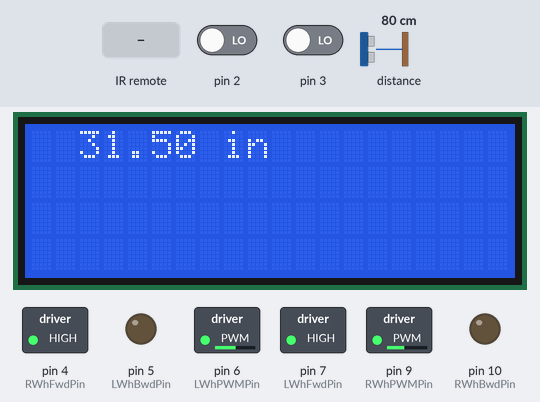
A sketch run on a simulated Arduino Uno, built with avr-gcc and run on an emulated ATmega328P. Shown: 20×4 character LCD, switched loads named in the sketch (green lamp = pin HIGH), output pins drawn as LEDs (lit = HIGH). Inputs (shaded band) come from the test bench; at power-on: distance to the obstacle 80 cm, pin 2 LOW, pin 3 LOW. What the sketch prints to the serial monitor is not drawn.

Above: at 1.2 s.
1.3 s: distance to the obstacle set to 23 cm
At 1.7 s:
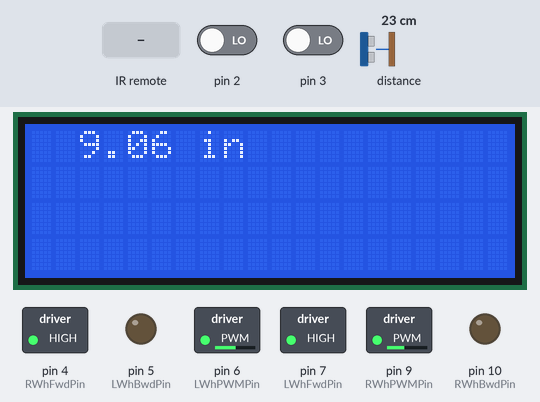
2.8 s: distance to the obstacle set to 19 cm
At 3.8 s:
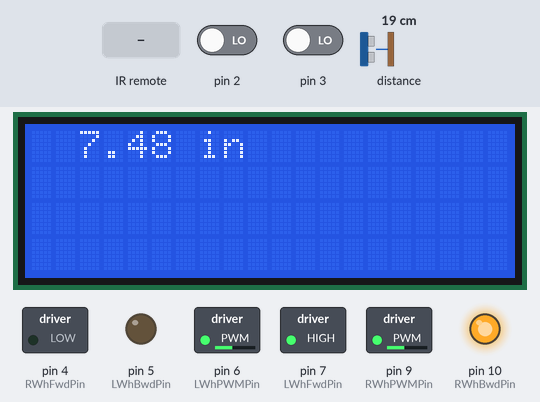
4.7 s: infrared code 0x46 received
At 4.88 s:
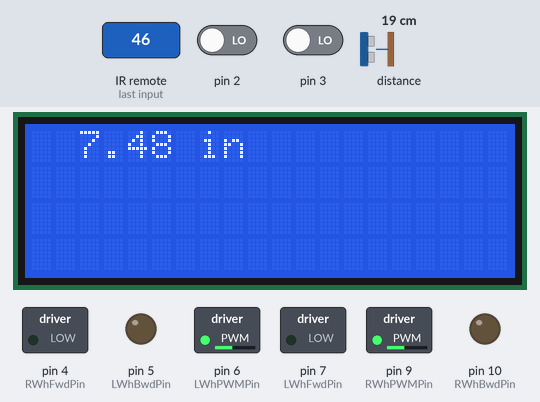
6.5 s: infrared code 0x15 received
At 7.4 s:
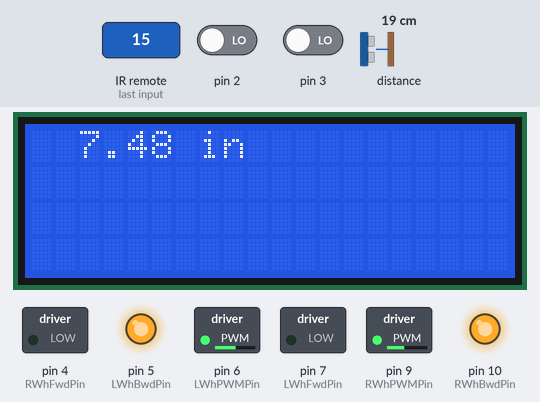
8.0 s: pin 2 driven HIGH
At 8.9 s:
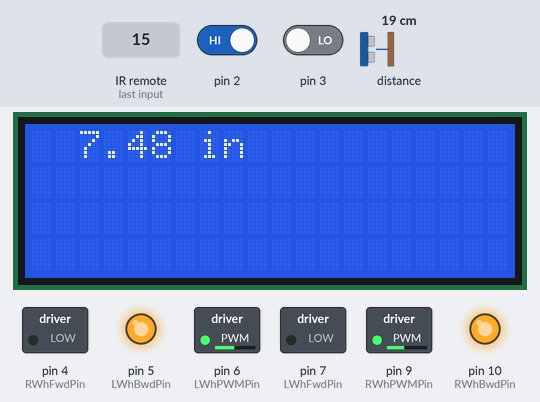
9.5 s: distance to the obstacle set to 2 cm
At 10.4 s:
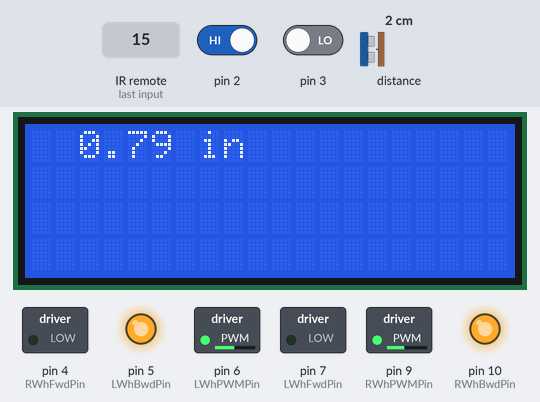
Timing chart, 0 to 12.0 s (numbered marks = the images above; inputs shaded):
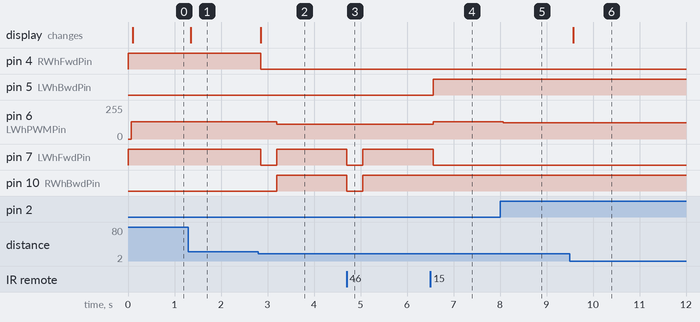

Measured:
- the behaviour switches between 21 and 20 cm on distance to the obstacle (found by bisection; images 1 and 2)
- after the input at 1.3 s, the display: changes after 0.05 s (image 1)
- after the input at 2.8 s, pin 4 (RWhFwdPin): HIGH → LOW after 0.06 s; pin 6 (LWhPWMPin): 130/255 → 110/255 after 0.40 s; pin 7 (LWhFwdPin): HIGH → LOW after 0.06 s, → HIGH 0.34 s later; pin 10 (RWhBwdPin): LOW → HIGH after 0.40 s; the display: changes after 0.06 s (image 2)
- after the input at 4.7 s, pin 7 (LWhFwdPin), pin 10 (RWhBwdPin): HIGH → LOW at once, → HIGH 0.34 s later
- after the input at 6.5 s, pin 5 (LWhBwdPin): LOW → HIGH after 0.06 s; pin 6 (LWhPWMPin): 110/255 → 130/255 after 0.06 s; pin 7 (LWhFwdPin): HIGH → LOW after 0.06 s
- after the input at 8.0 s, pin 6 (LWhPWMPin): 130/255 → 122/255 after 0.07 s
- after the input at 9.5 s, the display: changes after 0.08 s (image 6)

The sketch:

detectObstacles.ino
```cpp
/*
  WEEK 1: RUN WHEELS FWD + BWD
  WEEK 2: IR RECIEVER CONTROLLED FINITE STATE MACHINE (REMOTE CONTROL)
  WEEK 3: WHEEL ENCODERS AND P-CONTROLL
  WEEK 4: DETECT OBSTACLES, DISPLAY DISTANCE ON LCD, TURN 90 DEGREES WHEN TOO CLOSE TO OBSTACLE
     */

/*  NOTE: DON'T USE PIN 3 OR 11 FOR PULSE MODULATION */
/*  NOTE DON'T USE PIN 0 OR 1 FOR PULSE MODULATION */

/*
Pin Map:
  0
  1
  2 - Left Wheen Encoder
  3 - Right Wheel Encoder
  4 - Right Wheel Forward
  5 - Left Wheel Backward
  6 - Left Wheel Power
  7 - Left Wheel Forward
  8 - IR Senser
  9 - Right Wheel Power
  10  - Right Wheel Backward
  11
  12
  13

  A0
  A1
  A2
  A3
  A4 - SDA FROM LCD AND IR DISTANCE SENSOR
  A5 - SCL FROM LCD AND IR DISTANCE SENSOR
*/

/* Variables for finite state machine*/
  int ir_code;
  int state = 1;
  /*
  0 = STOP
  1 = FWD
  2 = BWD */
  float rangeInches = 0;

/*MOTOR SPEED PRE-SETS*/
 //const int RSPD1 = 170;        //Right Wheel PWM
 //const int LSPD1 = 180;        //Left Wheel PWM

 const int RSPD2 = 110;        //Right Wheel PWM
 const int LSPD2 = 130;        //Left Wheel PWM

 /*MOTOR PINS*/
 const int LWhFwdPin = 7;
 const int LWhBwdPin = 5;
 const int LWhPWMPin = 6;

 const int RWhFwdPin = 4;
 const int RWhBwdPin = 10;
 const int RWhPWMPin = 9;


/* IR SET UP */
#define DECODE_NEC
#include <IRremote.hpp>
#define IR_Pin 8

/*  P-CONTROLLER SET UP  */
 int gain=8;
 int delCntr=0;
 volatile long cntrL, cntrR;
 volatile long LIntTime, RIntTime;
 long stopTime;

/*  LCD SET UP  */
#include <Wire.h> // Library for I2C communication
#include <LiquidCrystal_I2C.h> // Library for LCD
LiquidCrystal_I2C lcd = LiquidCrystal_I2C(0x27, 20, 4);

/*  TOF IR DISTANCE SENSOR  */
#include "Adafruit_VL53L0X.h"
Adafruit_VL53L0X lox = Adafruit_VL53L0X();


void setup()
{
  Serial.begin(9600);

  /*MOTOR SET UP*/
      /* START WHEELS IN SETPUP SO THAT P-CONTROLLER HAS VALUES TO ADJUST WITH  */
  pinMode(LWhFwdPin,OUTPUT);
  pinMode(LWhBwdPin,OUTPUT);
  pinMode(LWhPWMPin,OUTPUT);
  pinMode(RWhFwdPin,OUTPUT);
  pinMode(RWhBwdPin,OUTPUT);
  pinMode(RWhPWMPin,OUTPUT);

  digitalWrite(LWhFwdPin,HIGH);
  digitalWrite(LWhBwdPin,LOW);
  digitalWrite(LWhPWMPin,LOW);

  digitalWrite(RWhFwdPin,HIGH);
  digitalWrite(RWhBwdPin,LOW);
  digitalWrite(RWhPWMPin,LOW);


  /* Initiate the IR sensor */
  pinMode(IR_Pin, INPUT);
  IrReceiver.begin(IR_Pin, ENABLE_LED_FEEDBACK); // Start the receiver

  /*  Initiate the DISTANCE SENSOR  */


  if (!lox.begin()) {
    Serial.println(F("Failed to boot VL53L0X"));
    state = 0;
    while(1);
  }

  /* Initiate the LCD */
  lcd.init();
  lcd.backlight();

  /*  WHEEL ENCODER SET UP  */
  attachInterrupt(digitalPinToInterrupt(2), leftWhlCnt, CHANGE);
  attachInterrupt(digitalPinToInterrupt(3), rightWhlCnt, CHANGE);

  cntrR = 0;
  cntrL = 0;
  LIntTime = 0;
  RIntTime = 0;

  analogWrite(LWhPWMPin,LSPD2);
  analogWrite(RWhPWMPin,RSPD2);

}


void loop()
{
  VL53L0X_RangingMeasurementData_t measure;
  lox.rangingTest(&measure, false); // pass in 'true' to get debug data printout!

  if (measure.RangeStatus != 4) {  // phase failures have incorrect data
      rangeInches = measure.RangeMilliMeter / 25.4;

      lcd.setCursor(2, 0); // Set the cursor on the third column and first row.
      lcd.print(rangeInches, 2); // Print the distance in inches
      lcd.print(" in   ");
  }


  /*  P- CONTROLL SYSTEM  */
  int RSPD = RSPD2;   // RIGHT AND LEFT SPEED VARIABLES CHANGE BASED ON P-CONTROLL AND CONSTANT SPEED VALUES
  int LSPD = LSPD2;
  long tmpLcntr, tmpRcntr;    //snapshot of the cntrL and cntrR value
  noInterrupts();
  tmpLcntr = cntrL;
  tmpRcntr = cntrR;
  interrupts();

  delCntr = abs(tmpLcntr - tmpRcntr);   // The error is wheel speed

  /*  Calculate speed (P-Controller)  */
  if(tmpLcntr > tmpRcntr) // LEFT WHEEL IS SPINNING TOO FAST
  {
    RSPD = RSPD2;
    LSPD = max(LSPD2 - int(gain *  delCntr + 0.5),0);
    /*  Adjusts using: LSPD - (gain * delCntr)
          int(... + 0.5) is to round to the nearest whole number
          max(... , 0) is to prevent the speed from going negative (max function returns highest value parameter) */
  }
  else if(tmpRcntr > tmpLcntr) // RIGHT WHEEL IS SPINNING TOO FAST
  {
    RSPD = max(RSPD2 - int(gain *  delCntr + 0.5),0);
    LSPD = LSPD2;
  }


/* IR SENSOR CONTROL SYSTEM (FSM)*/

    if (IrReceiver.decode()) {
      ir_code = IrReceiver.decodedIRData.command;
      //Serial.println(ir_code);
      IrReceiver.resume(); // Enable receiving of the next value
    }
    else
    {
      ir_code = -1;
    }


    // Reset counters whenever a new move command is sent
    if(ir_code == 70 || ir_code == 21)
    {
      cntrL = 0;
      cntrR = 0;
    }

    switch (ir_code)
    {
      case 70:    //CH
        state = 1;    //state -> FWD
        break;

      case 64:    //NEXT
        state = 0;    //state -> STOP
        break;

      case 21:    //VOL+
        state = 2;    //state -> BWD
        break;

    }


  /* CHANGE SIGNAL DEPENDING ON STATE*/
  switch (state)
  {
    case 0:   //STOP
      digitalWrite(LWhFwdPin,LOW);    //STOP BOTH WHEELS
      digitalWrite(RWhFwdPin,LOW);
      digitalWrite(LWhBwdPin,LOW);
      digitalWrite(RWhBwdPin,LOW);

      break;

    case 1:   //FWD

      //NOTE: 4 INCHES IS ~100MM BUT ROVER DOES NOT STOP QUICK ENEUGH
      if(measure.RangeStatus != 4 && measure.RangeMilliMeter <=200)
        {
          state = 3;
          digitalWrite(LWhFwdPin,LOW);    //STOP BOTH WHEELS
          digitalWrite(RWhFwdPin,LOW);
          digitalWrite(LWhBwdPin,LOW);
          digitalWrite(RWhBwdPin,LOW);
          delay(250);

          cntrL = 0;
          cntrR = 0;
          break;
        }

      digitalWrite(LWhBwdPin,LOW);    //backward signals -> low
      digitalWrite(RWhBwdPin,LOW);

      digitalWrite(LWhFwdPin,HIGH);    //run left wheel forward
      analogWrite(LWhPWMPin,LSPD);
      digitalWrite(RWhFwdPin,HIGH);   //run right wheel forward
      analogWrite(RWhPWMPin,RSPD);
      break;

    case 2:   //BWD

      digitalWrite(LWhFwdPin,LOW);    //forward signals -> low
      digitalWrite(RWhFwdPin,LOW);

      digitalWrite(LWhBwdPin,HIGH);    //run left wheel forward
      analogWrite(LWhPWMPin,LSPD);
      digitalWrite(RWhBwdPin,HIGH);   //run right wheel forward
      analogWrite(RWhPWMPin,RSPD);
      break;

    case 3: //RIGHT TURN, FWD FOR 1 SEC, AND STOP

      noInterrupts();
      tmpLcntr = cntrL;
      tmpRcntr = cntrR;
      interrupts();

      //NOTE A 90 DEGREE TURN SHOULD BE ~40 PULSES BUT ROVER DOSNT STOP QUICK ENEUGH
      if(tmpLcntr < tmpRcntr + 25)
      {

        digitalWrite(LWhBwdPin,LOW);    //RIGHT WHEEL GOES BACKWARDS
        digitalWrite(RWhBwdPin,HIGH);

        digitalWrite(LWhFwdPin,HIGH);    //run left wheel forward
        analogWrite(LWhPWMPin,110);
        digitalWrite(RWhFwdPin,LOW);
        analogWrite(RWhPWMPin,110);
      }
      else
      {

          digitalWrite(LWhFwdPin,LOW);    //STOP BOTH WHEELS
          digitalWrite(RWhFwdPin,LOW);
          digitalWrite(LWhBwdPin,LOW);
          digitalWrite(RWhBwdPin,LOW);
          delay(250);

        /*  go forward for 1 second and stop  */

        digitalWrite(LWhBwdPin,LOW);    //backward signals -> low
        digitalWrite(RWhBwdPin,LOW);

        digitalWrite(LWhFwdPin,HIGH);    //run left wheel forward
        analogWrite(LWhPWMPin,110);
        digitalWrite(RWhFwdPin,HIGH);   //run right wheel forward
        analogWrite(RWhPWMPin,110);

        delay(1000);

        state = 0;
      }

  }


Serial.print("L_Cnt:"); Serial.print(tmpLcntr);
Serial.print(" | R_Cnt:"); Serial.print(tmpRcntr);
Serial.print(" | L_PWM:"); Serial.print(LSPD);
Serial.print(" | R_PWM:"); Serial.println(RSPD);


  delay(50);
}


/*  INTERUPT FUNCTIONS  */
void leftWhlCnt()
{
  long intTime = micros();
  if(intTime > LIntTime + 1000L)
  {
    LIntTime = intTime;
    cntrL++;
  }
}

void rightWhlCnt()
{
  long intTime = micros();
  if(intTime > RIntTime + 1000L)
  {
    RIntTime = intTime;
    if(state==3)    //need to incroment backewards for turn in place
    {
      cntrR--;
    }
    else
    {
      cntrR++;
    }
  }
}
```
